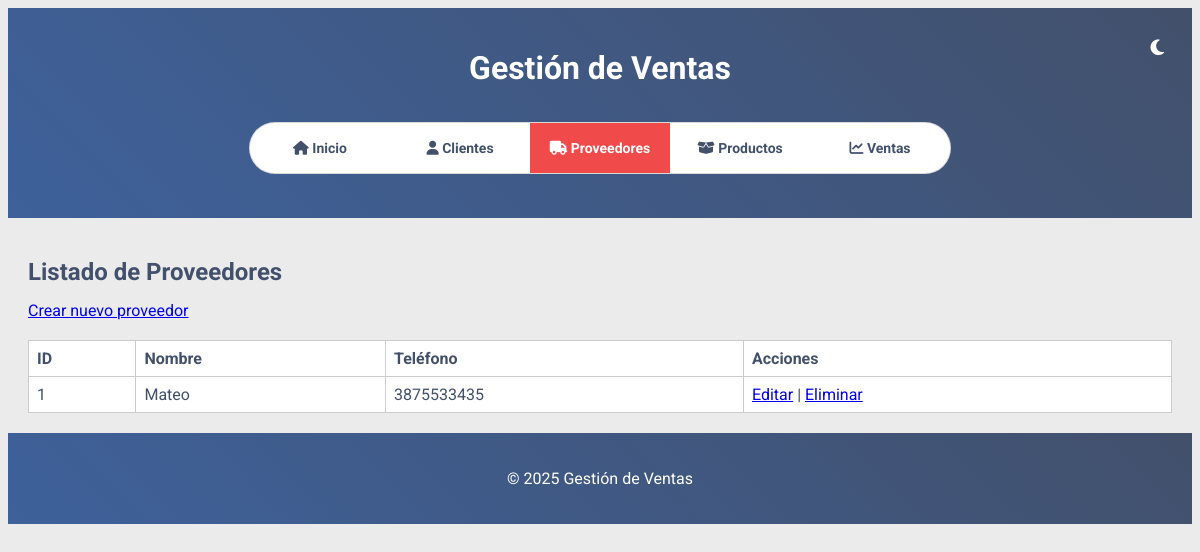
The page /proveedores/lista on the database its author committed.
### models/proveedor.py (models this page shows, shortened)
class Proveedor(db.Model):
    __tablename__ = 'proveedores'
    id = db.Column(db.Integer, primary_key=True)
    name = db.Column(db.String(50), nullable=False)
    telefono = db.Column(db.String(20), nullable=False)

### routes/proveedores.py (the view)
@bp.route('/lista', methods=['GET'])
def lista_proveedores():
    proveedores = get_all_proveedores()
    return render_template('proveedores/lista.html', proveedores=proveedores)

### services/proveedores_service.py (called while the page is built)
def get_all_proveedores():
    return Proveedor.query.all()

### templates/proveedores/lista.html (shortened to what this page needs)
{% extends "base.html" %}
{% block content %}
<h2>Listado de Proveedores</h2>
<a href="{{ url_for('proveedores.crear_proveedor_view') }}">Crear nuevo proveedor</a>
<table>
    <thead>
        <tr>
            <th>ID</th>
            <th>Nombre</th>
            <th>Teléfono</th>
            <th>Acciones</th>
        </tr>
    </thead>
    <tbody>
        {% for p in proveedores %}
        <tr>
            <td>{{ p.id }}</td>
            <td>{{ p.name }}</td>
            <td>{{ p.telefono }}</td>
            <td>
                <a href="{{ url_for('proveedores.editar_proveedor_view', id=p.id) }}">Editar</a> |
                <a href="{{ url_for('proveedores.eliminar_proveedor_view', id=p.id) }}">Eliminar</a>
            </td>
        </tr>
        {% endfor %}
    </tbody>
</table>
{% endblock %}

### static/styles.css (style rules this page uses)
:root { --color-dark-blue: #42506b; --color-red: #f04b4a; --color-mid-blue: #3e619b; --color-light: #ebebec; --font-family: 'Roboto', sans-serif; }
body { font-family: var(--font-family); background-color: var(--color-light); color: var(--color-dark-blue); transition: background-color 0.3s ease, color 0.3s ease; }
table { width: 100%; border-collapse: collapse; margin-top: 20px; background-color: #fff; }
table, th, td { border: 1px solid #ccc; }
th, td { padding: 8px; text-align: left; }
h1, h2, h3 { margin-bottom: 15px; }

### rows shown on the page
Proveedor: id "1", name "Mateo", telefono "3875533435"
